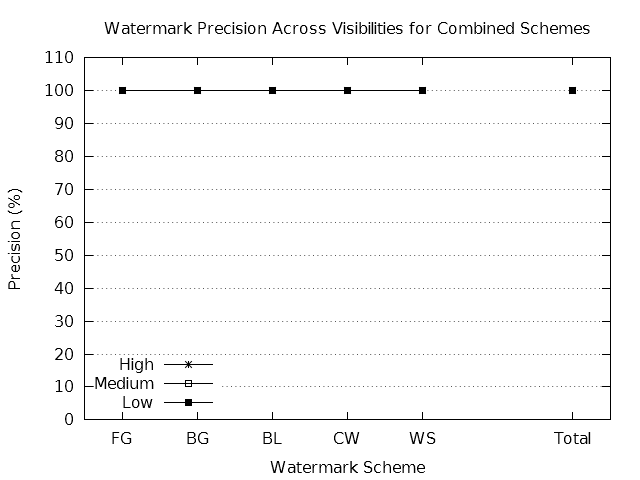

The gnuplot source for this figure:
terminal = "pngcairo"
output = "precision-all.png"

if (!exists("input")) input = "prc-all.dat"

set datafile missing "NaN"
stats input using 3 nooutput

if (!exists("fileCount")) {
	fileCount = STATS_blocks
}

if (!exists("schemeCount")) {
	schemeCount = (STATS_records + STATS_invalid) / STATS_blocks
}

if (exists("terminal")) {
	set terminal terminal mono solid
}
else {
	set terminal windows monochrome solid
}

if (exists("output")) set output output

set title "Watermark Precision Across Visibilities for Combined Schemes"
set style data linespoints
set key autotitle columnhead left bottom

set ylabel "Precision (%)"
set yrange [ 0 : 110 ]
set ytics 10
set grid ytics

set xlabel "Watermark Scheme"
set xrange [ -0.5 : schemeCount - 0.5 ]

plot for [ i = 1 : fileCount ] input using 3 : xticlabels(1) index i - 1 pointtype i + 2
